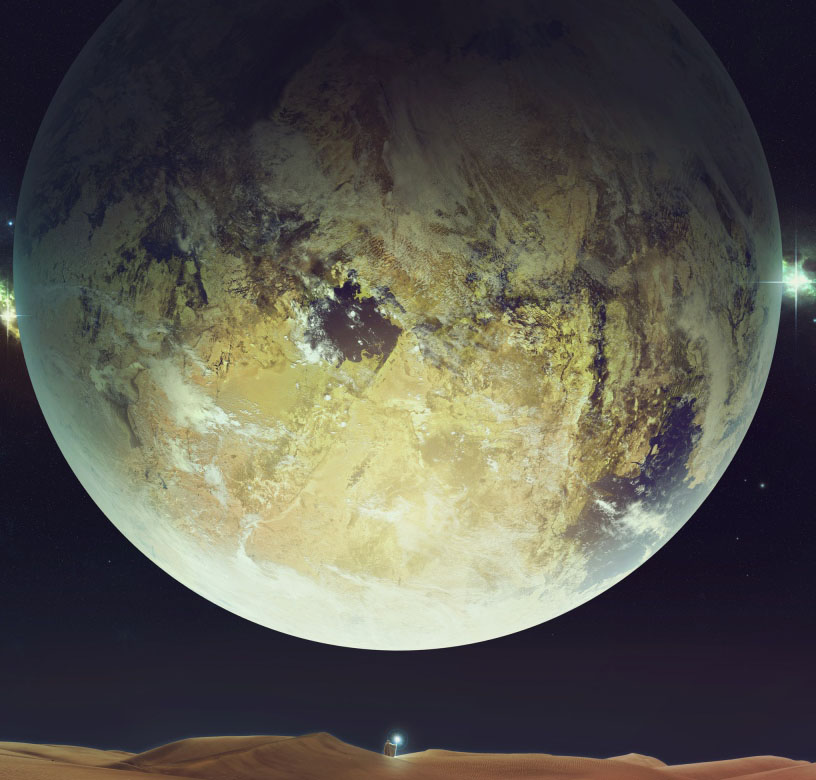
//> input picture OpenCV/Project001/example001.jpg, 816 x 780 px
$ ./main   (built with g++ and OpenCV 4)
//> lines starting //> are read from the running program, lines starting //| are printed output that depends on the picture; after the words box and inside, x2 and y2 are one past the last pixel; in counts of white or black regions, pixels touching at a corner belong together
#include <opencv2/opencv.hpp>
#include <opencv2/imgproc/imgproc.hpp>
#include <opencv2/highgui/highgui.hpp>
#include <iostream>

using namespace cv;
using namespace std;

int main() {
	Mat srcImage = imread("example001.jpg");
//> srcImage is the input picture: 780 rows x 816 cols, CV_8UC3; mean B, G, R 77.5, 86, 88.2
	Mat img = srcImage.clone();
	imshow("Origin Image", img);
	if (!srcImage.data) {
		cout << "Load image Error" << endl;
		return false;
	}
	Mat grayImage;
	Mat addingImage;
	Mat blurImage;
	Mat canny_detection;

	addingImage.create(img.size(), img.type());
	cvtColor(img, grayImage, COLOR_BGR2GRAY);
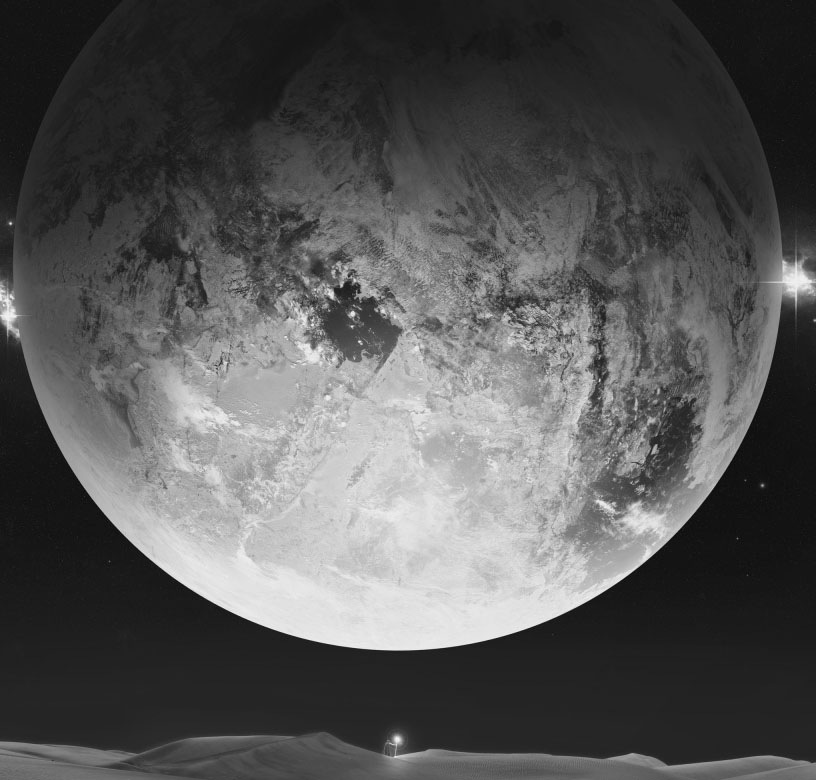
//> grayImage: 780 rows x 816 cols, CV_8UC1; min 4, max 244, mean 85.7
	imshow("Gray Image", grayImage);

	blur(grayImage, blurImage, Size(7, 7));
	imshow("Gray + Blur", blurImage);

	Canny(blurImage, canny_detection, 3, 9, 3);
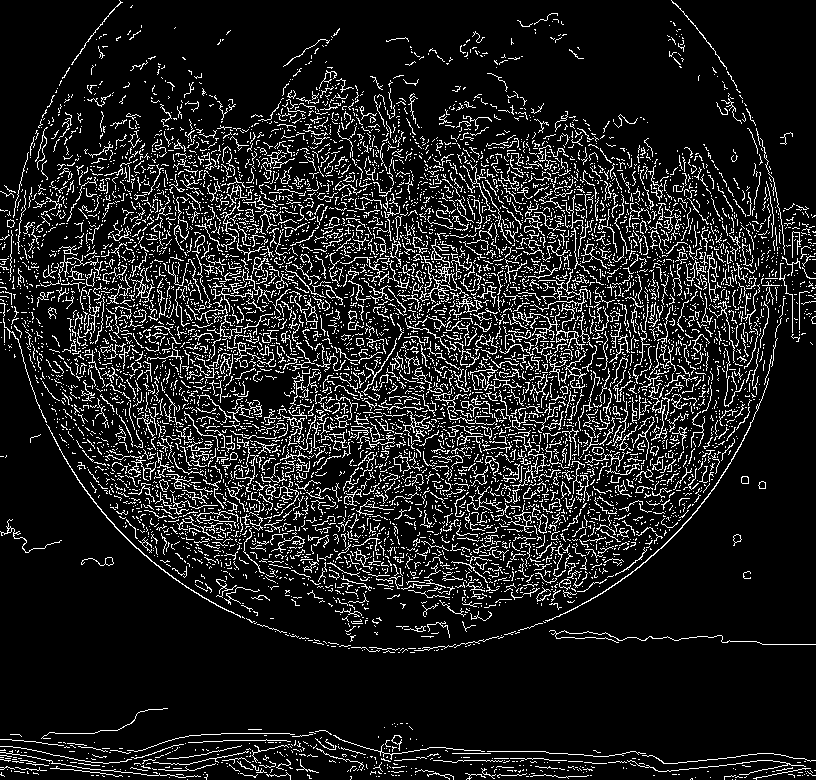
//> canny_detection: 780 rows x 816 cols, CV_8UC1; 12.2% white in thin lines or dots
	imshow("Gray + Blur + Detection", canny_detection);

	addingImage = Scalar::all(0);
	img.copyTo(addingImage, canny_detection);
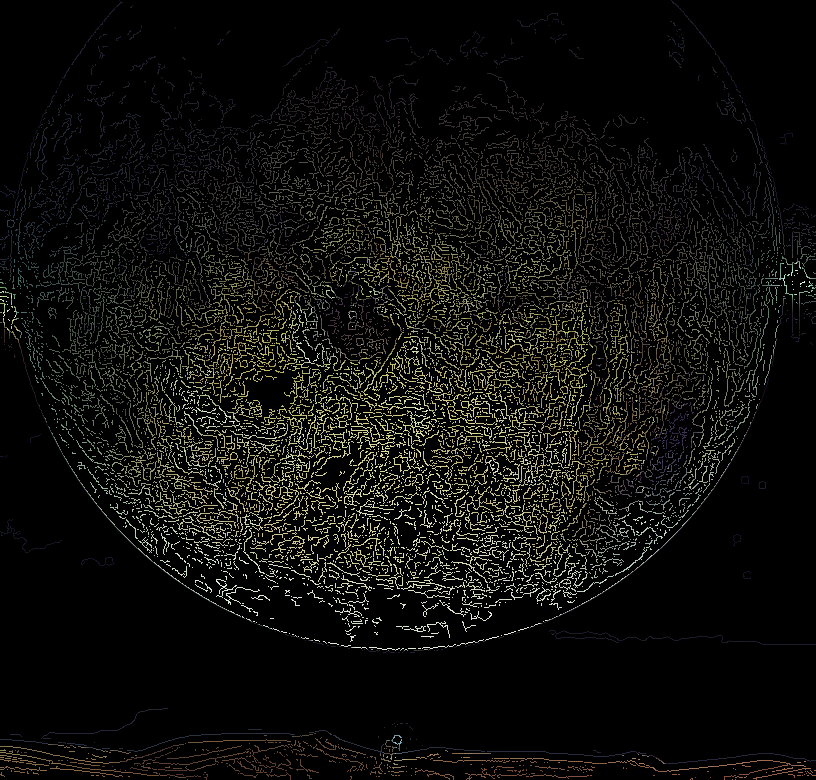
//> addingImage: 780 rows x 816 cols, CV_8UC3; mean B, G, R 11.8, 14.8, 15
	imshow("Origin + Dectecion", addingImage);

	waitKey(0);
	return 0;
}

$ run again, with OpenCV/Project001/example002.jpg copied over OpenCV/Project001/example001.jpg
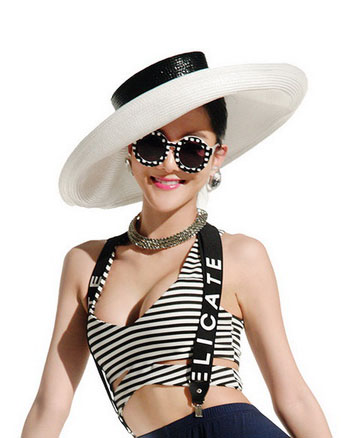
//> input picture OpenCV/Project001/example002.jpg, 348 x 438 px
//> srcImage is the input picture: 438 rows x 348 cols, CV_8UC3; mean B, G, R 195.2, 201, 210.1
//> `Canny(blurImage, canny_detection, 3, 9, 3);`:
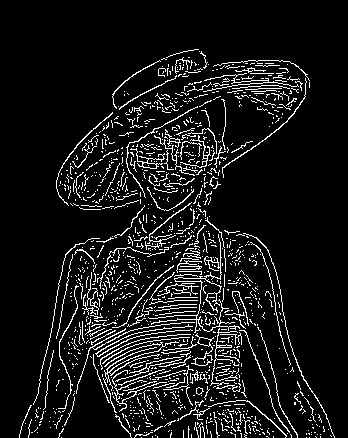
//> canny_detection: 438 rows x 348 cols, CV_8UC1; 9.1% white in thin lines or dots, all inside (x1, y1, x2, y2) = (19, 49, 335, 438)
//> `img.copyTo(addingImage, canny_detection);`:
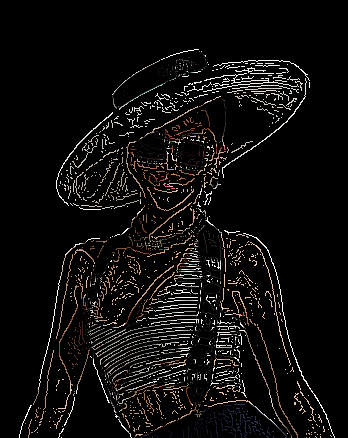
//> addingImage: 438 rows x 348 cols, CV_8UC3; mean B, G, R 12.6, 13.5, 14.9
